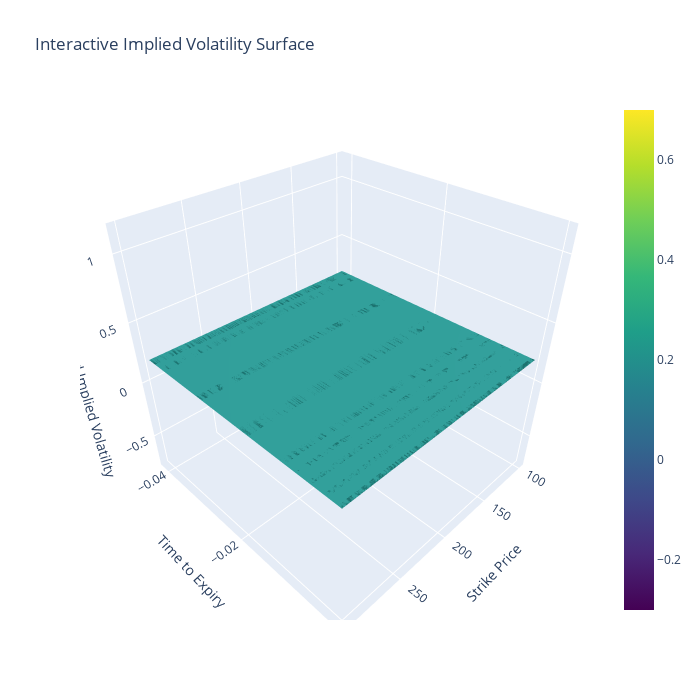

The cell this chart's notebook holds for it:
### Code cell
import plotly.graph_objects as go
import numpy as np

# Extracting relevant data for the surface plot
strikes = calls_df['strike'].values
times_to_expiration = calls_df['Time to Expiration'].values
implied_vols = calls_df['Recalculated Implied Volatility'].values

# Create meshgrid for 3D plotting
X, Y = np.meshgrid(strikes, times_to_expiration)
Z = np.tile(implied_vols, (len(times_to_expiration), 1))

# Create the interactive 3D surface plot
fig = go.Figure(data=[go.Surface(z=Z, x=X, y=Y, colorscale='Viridis')])

fig.update_layout(title='Interactive Implied Volatility Surface', autosize=False,
                  width=700, height=700,
                  scene = dict(
                      xaxis_title='Strike Price',
                      yaxis_title='Time to Expiry',
                      zaxis_title='Recalculated Implied Volatility'))
fig.show()

### Figure 1 — Plotly figure (JSON) as saved in the notebook; plotly's stock layout.template omitted (floating-point values rounded to 4 significant figures; data arrays with more than 128 entries replaced by an {"elided": "..."} marker saying what was removed)
{"data": [{"colorscale": [[0, "#440154"], [0.1111, "#482878"], [0.2222, "#3e4989"], [0.3333, "#31688e"], [0.4444, "#26828e"], [0.5556, "#1f9e89"], [0.6667, "#35b779"], [0.7778, "#6ece58"], [0.8889, "#b5de2b"], [1, "#fde725"]], "type": "surface", "x": {"elided": "51x51 float values"}, "y": {"elided": "51x51 float values"}, "z": {"elided": "51x51 float values"}}], "layout": {"autosize": false, "height": 700, "scene": {"xaxis": {"title": {"text": "Strike Price"}}, "yaxis": {"title": {"text": "Time to Expiry"}}, "zaxis": {"title": {"text": "Recalculated Implied Volatility"}}}, "title": {"text": "Interactive Implied Volatility Surface"}, "width": 700}}
